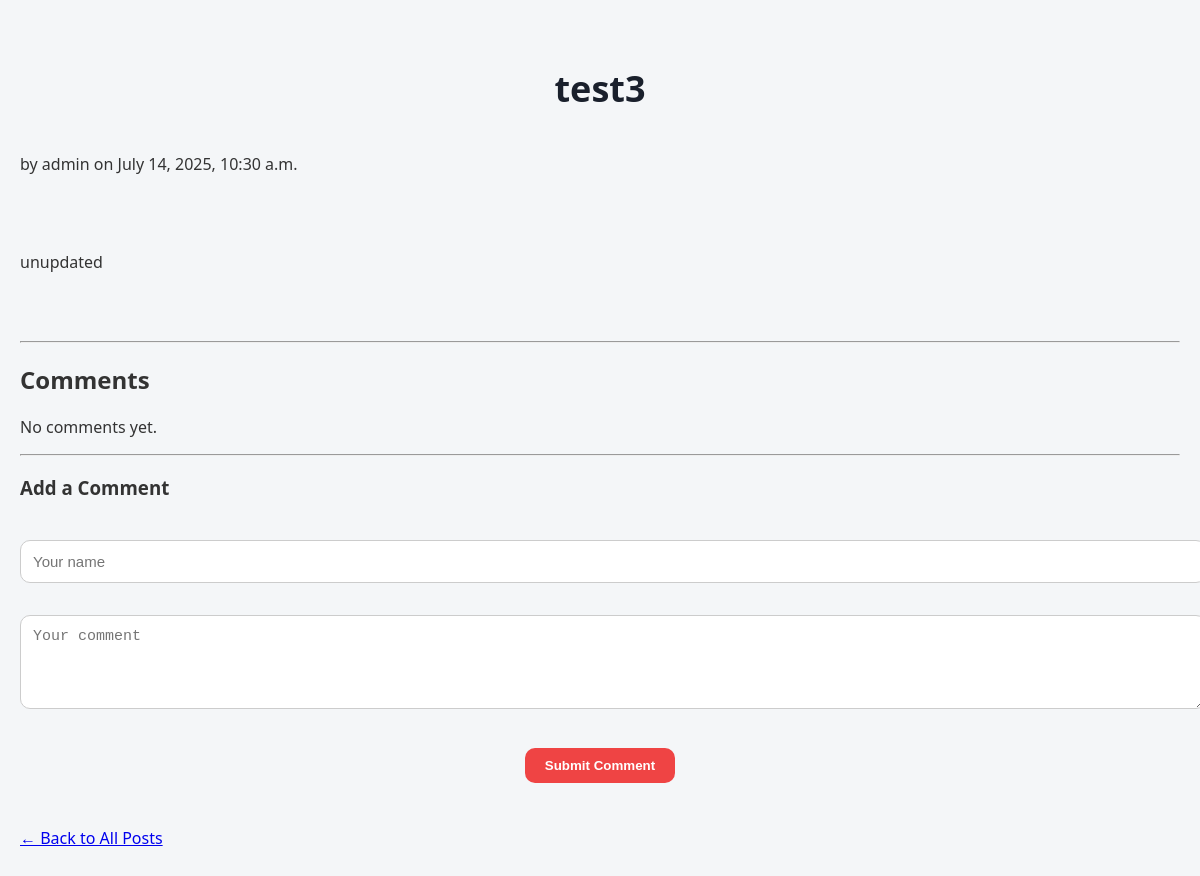
The page /post/5 on the database its author committed.
### blog/models.py (models this page shows, shortened)
class Post(models.Model):
    title = models.CharField(max_length=200)
    content = models.TextField()
    author = models.ForeignKey(User, on_delete=models.CASCADE)
    created = models.DateTimeField(auto_now_add=True)
    updated = models.DateTimeField(auto_now=True)

### blog/views.py (the view)
# urls.py: path("<int:pk>" , views.PostDetailView.as_view(), name="details"),
class PostDetailView(generic.DetailView):
    model = Post
    template_name = 'blog/post_detail.html'

### blog/templates/blog/post_detail.html (shortened to what this page needs)
{% load static %}
<!DOCTYPE html>
<html>
    <head>
         <link rel="stylesheet" type="text/css" href="{% static 'blog/index.css' %}">
    </head>
    <body>
        <h1>{{ post.title }}</h1>
        <p>by {{ post.author }} on {{ post.created|date:"F j, Y, g:i a" }}</p>
        <br><br>
        <p>{{ post.content }}</p>
        <br><br>
        <hr>
        <h2>Comments</h2>
        {% for comment in post.comments.all  %}
            <div class="comment">
                <strong>{{ comment.user }}</strong> said:<br>
                {{ comment.comment }}
                <form action="{% url 'blog:delete-comment' comment.pk %}" method="post" style="display:inline;">
                    {% csrf_token %}
                    <button type="submit">Delete</button>
                </form>
            </div>
        {% empty %}
            <p>No comments yet.</p>
        {% endfor %}
        <hr>
        <h3>Add a Comment</h3>
        <form method="post" action="{% url 'blog:add-comment' post.pk %}">
            <input type="text" name="user" placeholder="Your name" required><br><br>
            <textarea name="comment" rows="4" cols="50" placeholder="Your comment" required></textarea><br><br>
            <button type="submit">Submit Comment</button>
        </form>
        <br><br>
        <a href="{% url 'blog:index' %}">← Back to All Posts</a>
    </body>
</html>

### blog/static/blog/index.css (style rules this page uses)
body { font-family: 'Segoe UI', Roboto, sans-serif; background-color: #f4f6f8; color: #333; margin: 0; padding: 40px 20px; }
h1 { text-align: center; color: #1a202c; font-size: 36px; margin-bottom: 40px; }
form { text-align: center; margin-top: 30px; }
button { padding: 10px 20px; background-color: #ef4444; color: white; border: none; border-radius: 10px; cursor: pointer; font-weight: bold; transition: background-color 0.2s ease; }
form textarea, form input[type="text"] { width: 100%; padding: 12px; border: 1px solid #ccc; border-radius: 10px; margin-top: 10px; font-size: 15px; }
form button { margin-top: 12px; }

### rows shown on the page
Post: title "test3", author "admin", created "July 14, 2025, 10:30 a.m.", content "unupdated"
